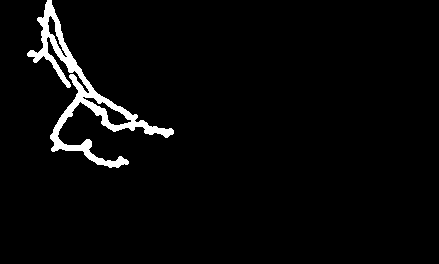
#> input picture mmask.png, 439 x 264 px
$ jupyter execute mask_cleanup.ipynb
#> lines starting #> are read from the running program, lines starting #| are printed output that depends on the picture; after the words box and inside, x2 and y2 are one past the last pixel; in counts of white or black regions, pixels touching at a corner belong together
[cell 1]
import cv2
import numpy as np
from skimage.morphology import remove_small_objects, binary_closing, disk

def clean_mask(mask):
    mask = mask > 0

    # fill holes gently
    mask = cv2.morphologyEx(
        mask.astype(np.uint8),
        cv2.MORPH_CLOSE,
        np.ones((3,3), np.uint8),
        iterations=1
    )

    # remove only very tiny noise
    mask = remove_small_objects(mask, min_size=50)

    # smooth slightly
    mask = binary_closing(mask, disk(1))

    return (mask * 255).astype(np.uint8)

[cell 2]
def keep_largest_component(mask):
    num_labels, labels, stats, _ = cv2.connectedComponentsWithStats(mask)

    if num_labels <= 1:
        return mask

    largest = 1 + np.argmax(stats[1:, cv2.CC_STAT_AREA])
    cleaned = np.zeros_like(mask)
    cleaned[labels == largest] = 255
    return cleaned

[cell 3]
from skimage.morphology import skeletonize

def get_centerline(mask):
    binary = mask > 0
    skeleton = skeletonize(binary)
    return skeleton

[cell 4]
from scipy.ndimage import distance_transform_edt

def compute_diameter(mask, skeleton):
    binary = mask > 0

    dist = distance_transform_edt(binary)

    diameters = dist[skeleton] * 2  # radius → diameter
    return diameters

[cell 5]
from scipy.ndimage import distance_transform_edt

def compute_diameter(mask, skeleton):
    binary = mask > 0

    dist = distance_transform_edt(binary)

    diameters = dist[skeleton] * 2  # radius → diameter
    return diameters

[cell 6]
def compute_stenosis_percent(diameters):
    diameters = np.array(diameters)

    if len(diameters) < 20:
        return None, None, None

    # Remove extreme noise
    diameters = diameters[
        (diameters > np.percentile(diameters, 10)) &
        (diameters < np.percentile(diameters, 90))
    ]

    if len(diameters) < 10:
        return None, None, None

    D_min = np.min(diameters)
    D_ref = np.mean(np.sort(diameters)[-10:])  # average of widest section

    stenosis = (1 - D_min / D_ref) * 100
    return stenosis, D_min, D_ref

[cell 7]
mask = cv2.imread(r"mmask.png", 0)
#> mask: shape (264, 439); 3.2% white; 1 white region, box (x1, y1, x2, y2) and area: (27, 0, 174, 168) 3758

mask = clean_mask(mask)
#> in clean_mask, `mask = cv2.morphologyEx( mask.astype(np.uint8), cv2.MORPH_CLOSE, np.on..`:
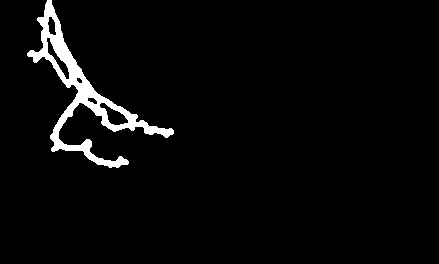
#> mask: shape (264, 439); values 0 (black) and 1 (white), 3.4% white; 1 white region, box (x1, y1, x2, y2) and area: (27, 0, 174, 168) 3929
#> in clean_mask, `mask = binary_closing(mask, disk(1))`: mask: shape (264, 439) bool; 3.4% white; 1 white region, box (x1, y1, x2, y2) and area: (27, 0, 174, 168) 3951
mask = keep_largest_component(mask)
#> in keep_largest_component, `num_labels, labels, stats, _ = cv2.connectedComponentsWithStats(mask)`: num_labels = 2; stats = [[0, 0, 439, 264, 111945], [27, 0, 147, 168, 3951]]
#> in keep_largest_component, `largest = 1 + np.argmax(stats[1:, cv2.CC_STAT_AREA])`: largest = 1

skeleton = get_centerline(mask)
#> in get_centerline, `skeleton = skeletonize(binary)`:
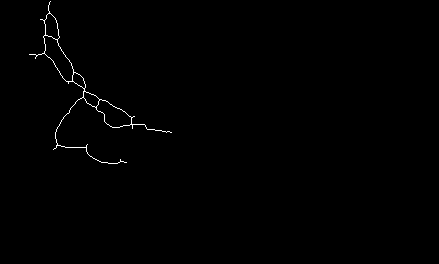
#> skeleton: shape (264, 439) bool; 0.47% white in thin lines or dots, all inside (x1, y1, x2, y2) = (29, 1, 172, 164)
diameters = compute_diameter(mask, skeleton)
#> in compute_diameter, `dist = distance_transform_edt(binary)`:
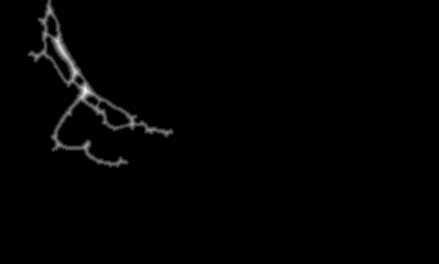
#> dist: shape (264, 439) float64; min 0, max 8, mean 0.0827; drawn with min black and max white
#> in compute_diameter, `diameters = dist[skeleton] * 2`: diameters = 539 values, max 16 at index 228, min 4 at index 0, mean 7.33

stenosis, D_min, D_ref = compute_stenosis_percent(diameters)
#> in compute_stenosis_percent, `diameters = diameters[ (diameters > np.percentile(diameters, 10)) & (d..`: diameters = 395 values, max 10 at index 48, min 6 at index 0, mean 7.05
#> in compute_stenosis_percent, `D_min = np.min(diameters)`: D_min = 6
#> in compute_stenosis_percent, `D_ref = np.mean(np.sort(diameters)[-10:])`: D_ref = 10
#> in compute_stenosis_percent, `stenosis = (1 - D_min / D_ref) * 100`: stenosis = 40
#> stenosis = 40; D_min = 6; D_ref = 10

print(f"Stenosis: {stenosis:.2f}%")
#| Stenosis: 40.00%

[cell 8]
stenosis, D_min, D_ref = compute_stenosis_percent(diameters)

if stenosis is None:
    print("Stenosis not reliable for this image")
else:
    print(f"Stenosis: {stenosis:.2f}%")
#| Stenosis: 40.00%
    print(f"D_min: {D_min}, D_ref: {D_ref}")
#| D_min: 6.0, D_ref: 10.0
